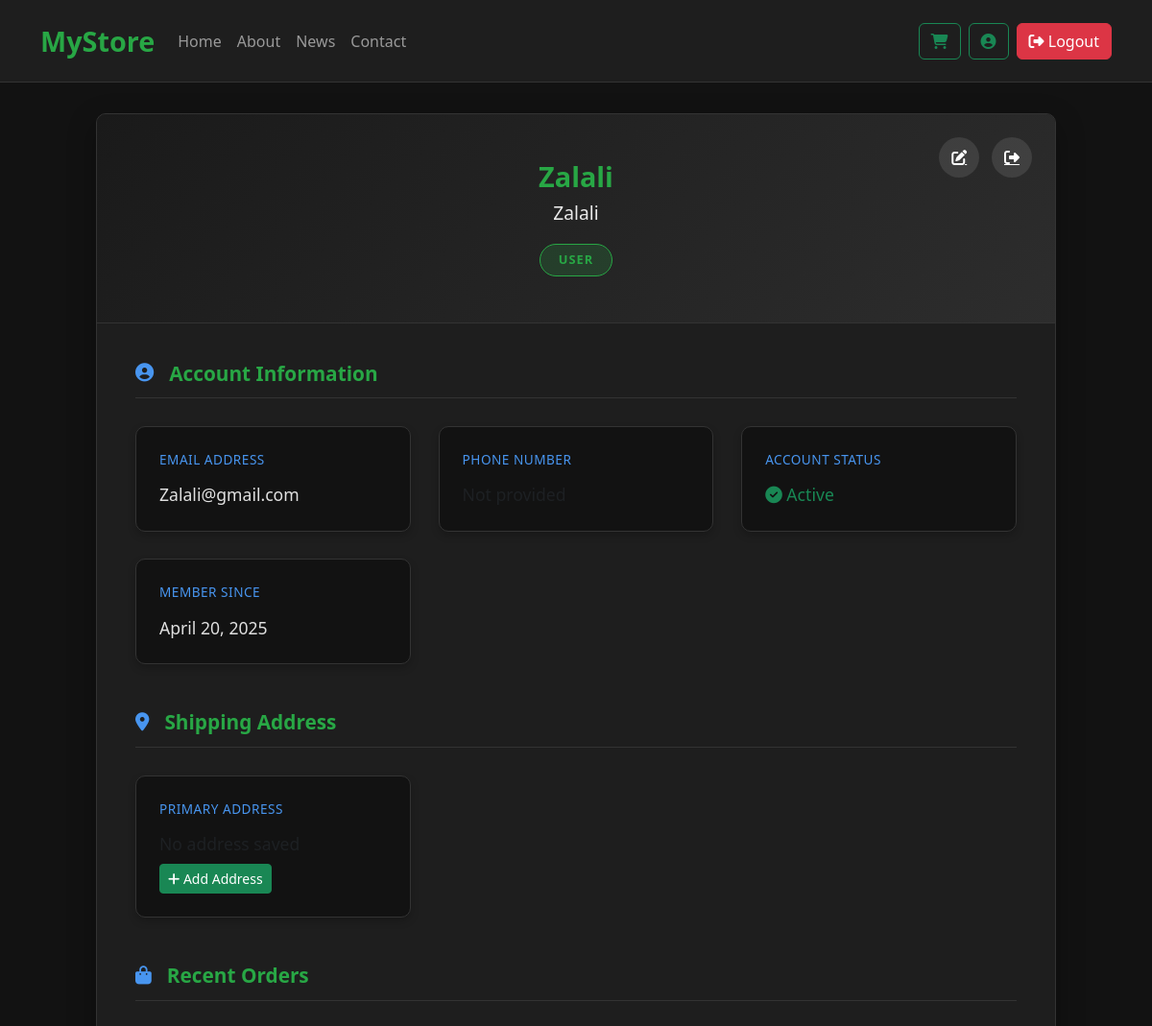
The app's page /profile (signed in, upper part), older data.
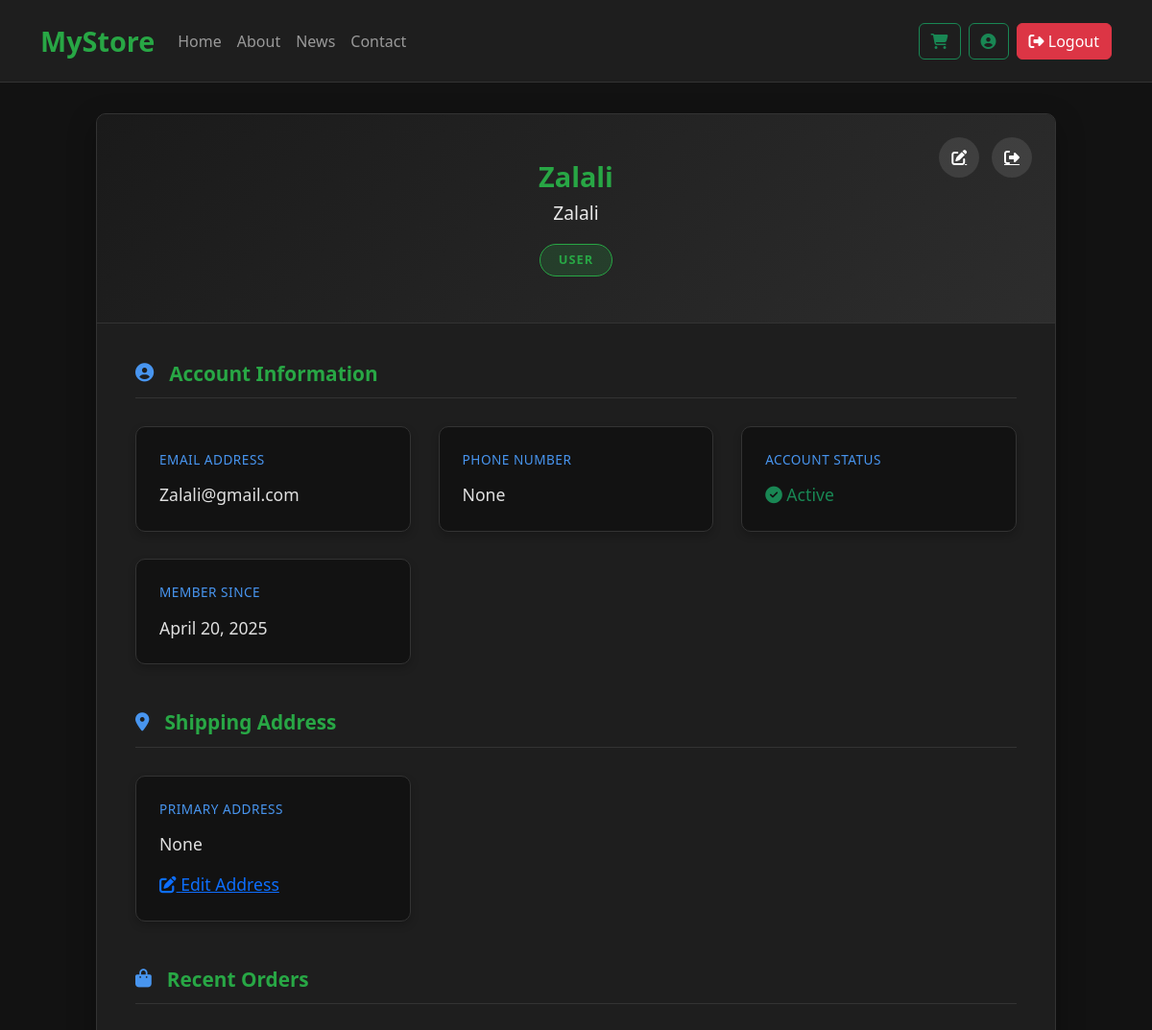
The same page, newer data.
### myapp/models.py (models this page shows)
class User(AbstractUser):
    ROLE_CHOICES = [
        ('user', 'User'),
        ('admin', 'Admin'),
    ]
    profile_image = models.ImageField(upload_to='profile_images/', null=True, blank=True)
    phone = models.CharField(max_length=20, null=True, blank=True)
    address = models.CharField(max_length=200, null=True, blank=True)
    role = models.CharField(max_length=5, choices=ROLE_CHOICES, default='user')
    fullname = models.CharField(max_length=150, default='')

### myapp/views.py (the view)
def profile(request):
    if not request.user.is_authenticated:
        return redirect('/login')
    recent_orders = Order.objects.filter(user=request.user).order_by('-ordered_at')[:5]
    return render(request, 'profile.html', {'user': request.user, 'orders': recent_orders})

### template/profile.html (shortened to what the changed rows need)
{% load static %}
<!DOCTYPE html>
<html lang="en">
<head>
    <link href="https://cdn.jsdelivr.net/npm/bootstrap@5.3.3/dist/css/bootstrap.min.css" rel="stylesheet">
    <link href="https://cdnjs.cloudflare.com/ajax/libs/font-awesome/6.5.0/css/all.min.css" rel="stylesheet">
</head>
<body>
<div class="profile-container">
    <div class="profile-header">
        <div class="action-btns">
            <a href="{% url 'edit_user' user.username %}" class="action-btn edit-btn" title="Edit Profile">
            </a>
            <a href="{% url 'logout' %}" class="action-btn logout-btn" title="Logout">
            </a>
        </div>
        <h1 class="username">{{ user.username }}</h1>
        <h2 class="fullname">{{ user.fullname }}</h2>
        <span class="role-badge {% if user.role == 'admin' %}role-admin{% else %}role-user{% endif %}">
            {{ user.role }}
        </span>
    </div>
    <div class="profile-body">
        <div class="info-grid">
            <div class="info-card">
                <div class="info-label">Email Address</div>
                <div class="info-value">{{ user.email }}</div>
            </div>
            <div class="info-card">
                <div class="info-label">Phone Number</div>
                <div class="info-value">
                    {% if user.phone %}
                        {{ user.phone }}
                    {% else %}
                        <span class="text-muted">Not provided</span>
                    {% endif %}
                </div>
            </div>
            <div class="info-card">
                <div class="info-label">Member Since</div>
                <div class="info-value">{{ user.date_joined|date:"F j, Y" }}</div>
            </div>
        </div>
        <div class="info-grid">
            <div class="info-card">
                <div class="info-value">
                    {% if user.address %}
                        {{ user.address|linebreaks }}
                        <a href="{% url 'edit_user' user.username %}" class="square-btn " title="Edit Profile">
                            <i class="fas fa-edit"></i> Edit Address
                        </a>
                    {% else %}
                        <span class="text-muted">No address saved</span>
                        <button class="btn btn-sm btn-success mt-2">
                            <i class="fas fa-plus"></i> Add Address
                        </button>
                    {% endif %}
                </div>
            </div>
        </div>
    </div>
</div>
</body>
</html>

Row changes from the older to the newer data that the page shows:
changed User "Zalali": phone (not shown) → "None"; address (not shown) → "None"
Text that changed along with them:
text no longer shown: "Add Address"
text now shown: "Edit Address"
